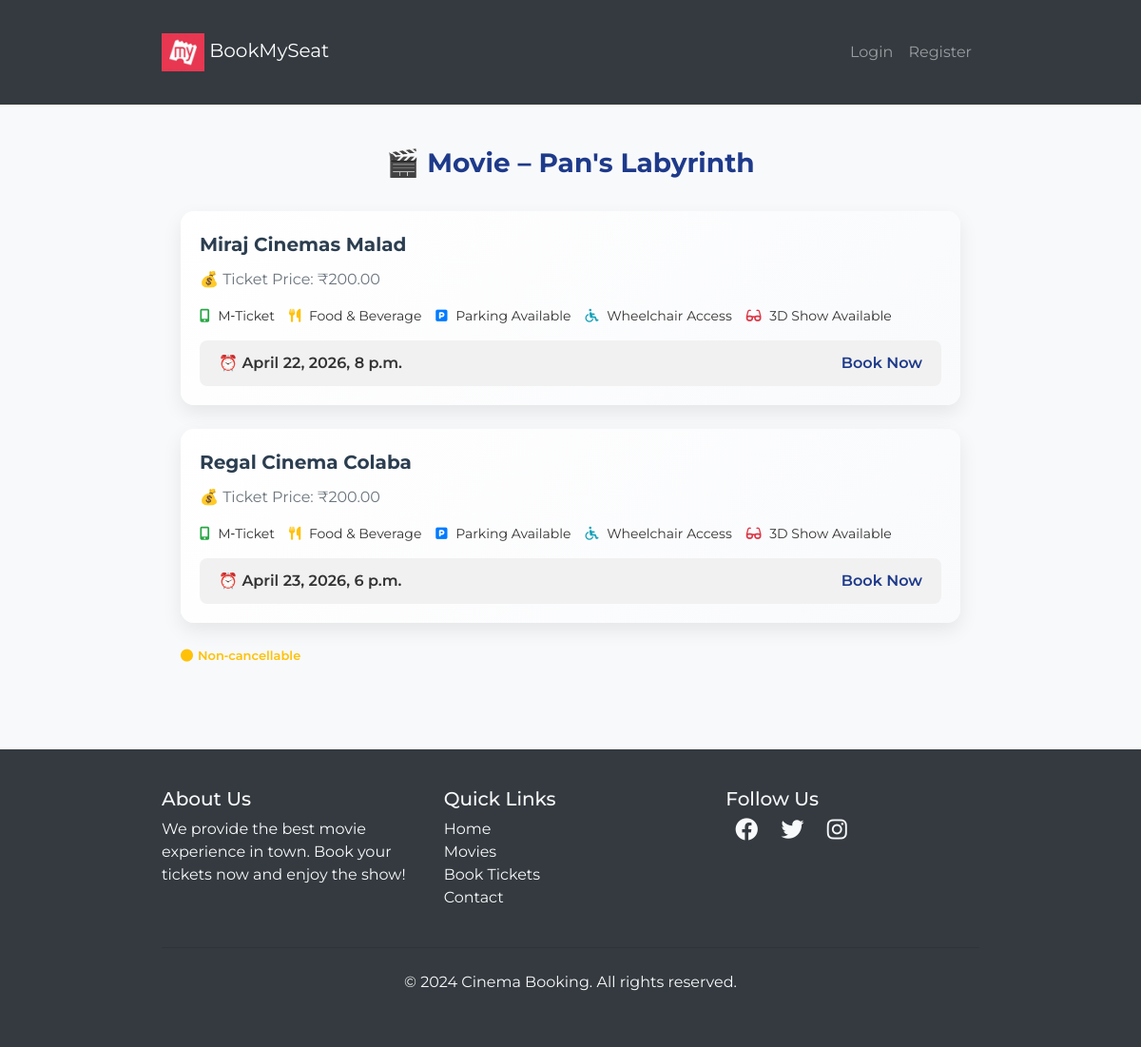
Screenshot of /movies/5/theaters/ with the database file from the repository.
### movies/models.py (models this page shows, shortened)
class Movie(models.Model):
    name = models.CharField(max_length=255)
    genre = models.CharField(max_length=100, default="Unknown")
    language = models.CharField(max_length=100, default="Unknown")
    trailer_url = models.URLField(blank=True, null=True)
    image = models.ImageField(upload_to="movies/")
    rating = models.DecimalField(max_digits=3, decimal_places=1)
    cast = models.TextField()
    description = models.TextField(blank=True, null=True)

class Theater(models.Model):
    name = models.CharField(max_length=255)
    movie = models.ForeignKey(Movie, on_delete=models.CASCADE, related_name='theaters')
    time = models.DateTimeField()
    ticket_price = models.DecimalField(max_digits=6, decimal_places=2, default=200.00)

### movies/views.py (the view)
# urls.py: path('<int:movie_id>/theaters/', views.theater_list, name='theater_list'),
def theater_list(request, movie_id):
    movie = get_object_or_404(Movie, id=movie_id)
    theaters = Theater.objects.filter(movie=movie)
    return render(request, 'movies/theater_list.html', {
        'movie': movie,
        'theaters': theaters
    })

### templates/movies/theater_list.html (shortened to what this page needs)
{% extends "users/basic.html" %}
{% block content %}
<div class="container">
  <div class="movie-title">🎬 Movie – {{ movie.name }}</div>
  {% if theaters %}
    {% for theater in theaters %}
      <div class="theatre-card">
        <div class="theatre-header">{{ theater.name }}</div>
        <p class="text-muted">💰 Ticket Price: ₹{{ theater.ticket_price }}</p>
        <div class="info-icons">
          <span><i class="fas fa-mobile-alt text-success"></i> M‑Ticket</span>
          <span><i class="fas fa-utensils text-warning"></i> Food & Beverage</span>
          <span><i class="fas fa-parking text-primary"></i> Parking Available</span>
          <span><i class="fas fa-wheelchair text-info"></i> Wheelchair Access</span>
          <span><i class="fas fa-glasses text-danger"></i> 3D Show Available</span>
        </div>
        <div class="show-time">
          <span>⏰ {{ theater.time }}</span>
          <a href="{% url 'book_seats' theater.id %}">Book Now</a>
        </div>
      </div>
    {% endfor %}
  {% else %}
    <div class="no-theaters mt-4 text-center">
      <p class="lead">Sorry, no theaters are available for this movie at the moment.</p>
    </div>
  {% endif %}
  <div class="non-cancellable mt-4">
    <i class="fas fa-circle text-warning"></i> Non‑cancellable
  </div>
</div>
<link rel="stylesheet" href="https://cdnjs.cloudflare.com/ajax/libs/font-awesome/6.0.0-beta3/css/all.min.css">
{% endblock %}

### templates/users/basic.html (style rules this page uses)
body { font-family: Arial, sans-serif; }

### templates/movies/theater_list.html (style rules this page uses)
body { font-family: 'Montserrat', sans-serif; background-color: #f8f9fa; color: #333; margin: 0; padding: 0; }
.container { padding: 20px; max-width: 900px; margin: 0 auto; }
.movie-title { font-size: 28px; font-weight: 700; text-align: center; margin-bottom: 30px; color: #1e3a8a; }
.theatre-card { background: linear-gradient(135deg,#ffffff,#f9fafc); border-radius: 14px; box-shadow: 0 8px 20px rgba(0,0,0,0.08); margin-bottom: 25px; padding: 20px; transition: transform 0.3s ease, box-shadow 0.3s ease; }
.theatre-header { font-size: 20px; font-weight: 700; margin-bottom: 10px; color: #2c3e50; }
.info-icons { display: flex; flex-wrap: wrap; gap: 15px; font-size: 14px; margin-bottom: 15px; }
.info-icons i { margin-right: 5px; }
.show-time { display: flex; justify-content: space-between; align-items: center; background: #f1f1f1; padding: 12px 20px; border-radius: 8px; transition: all 0.3s ease; font-weight: 600; }
.show-time a { text-decoration: none; font-weight: 600; color: #1e3a8a; margin-left: 20px; transition: color 0.3s ease; }
.non-cancellable { color: #ffc107; font-size: 13px; margin-top: 20px; display: flex; align-items: center; font-weight: 600; }
.non-cancellable i { margin-right: 5px; }

### rows the page displays
Movie: name "Pan's Labyrinth"
Theater: name "Miraj Cinemas Malad", ticket_price "200.00", time "April 22, 2026, 8 p.m."
Theater: name "Regal Cinema Colaba", ticket_price "200.00", time "April 23, 2026, 6 p.m."
